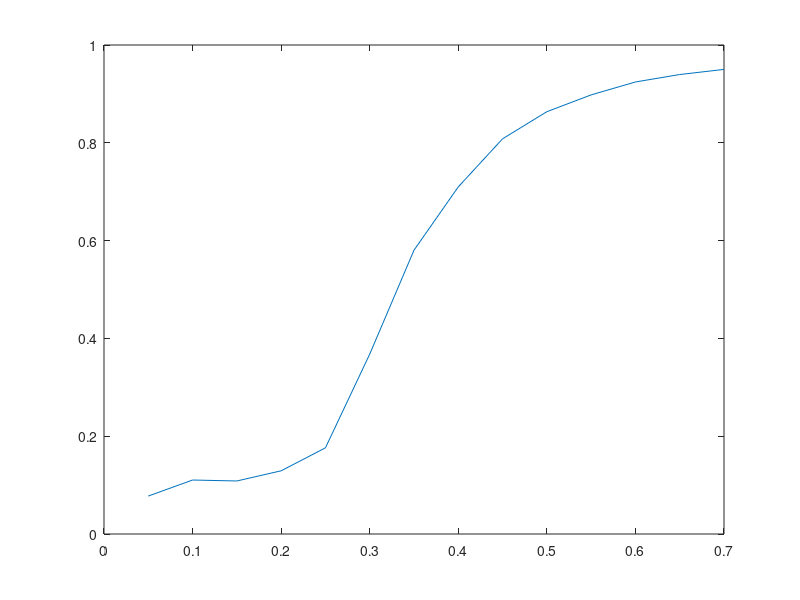
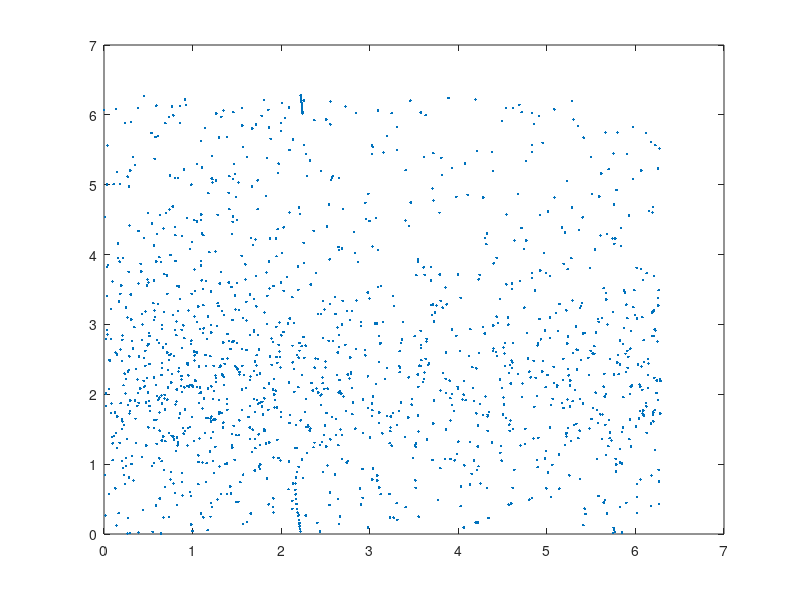
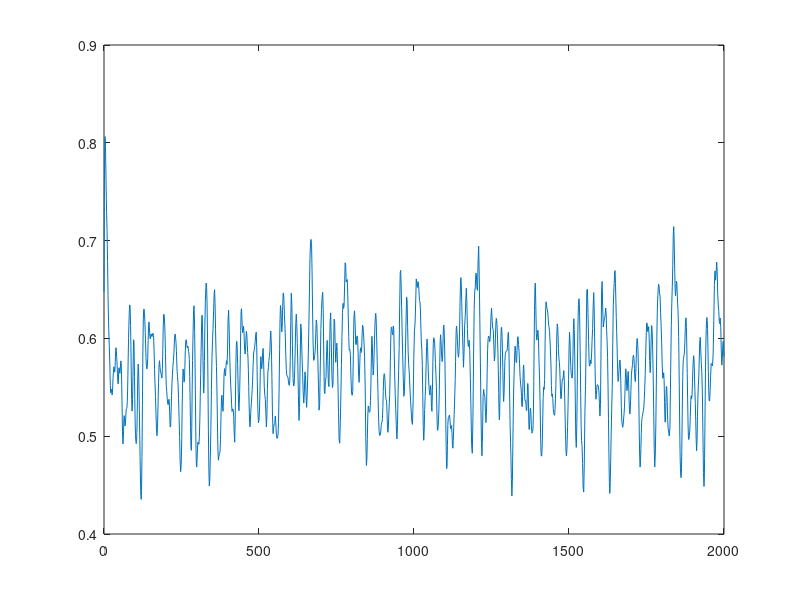

MATLAB code to generate these figures, in order:
clear variable; close all; clc

rng(1); %fix RNG seed

N = 128; %number of oscillators
K = 0.5; %coupling strength parameter
% omega = -1 + 2*((1:N) - 1)/(N-1); %natural frequencies of oscillators
% omega = ones(1,N);
sigma = 0.2;
omega = randn(1,N)*sigma;
psi0 = pi*rand(1,N);
% psi0_2 = psi0 + 0.1*rand(1,N);

tspan = [0 2000];

K_range = 0.05:0.05:0.7;
r_inf = zeros(size(K_range));

for j = 1:length(K_range)
    K = K_range(j);
    c = K/N;
    W = omega.';
    dPdt = @(P,W,c) W+c*sum(sin(meshgrid(P)-meshgrid(P)'),2);
    [~, P] = ode45(@(t,p)dPdt(p,W,c),tspan,psi0);
    R = (1/N) * sum(exp(sqrt(-1)*P),2);
    r_inf(j) = mean(abs(R(end-50:end)));
end

figure
plot(K_range,r_inf)

%%
tspan = [0 2000];

Kc = 0.35;
K = Kc;
c = K/N;
W = omega.';
dPdt = @(P,W,c) W+c*sum(sin(meshgrid(P)-meshgrid(P)'),2);
[T, P] = ode45(@(t,p)dPdt(p,W,c),tspan,psi0);
R = (1/N) * sum(exp(sqrt(-1)*P),2);
phi = mod(diff(P,1,2),2*pi);
figure
plot(phi(:,1),phi(:,2),'.')
figure
plot(T,abs(R))